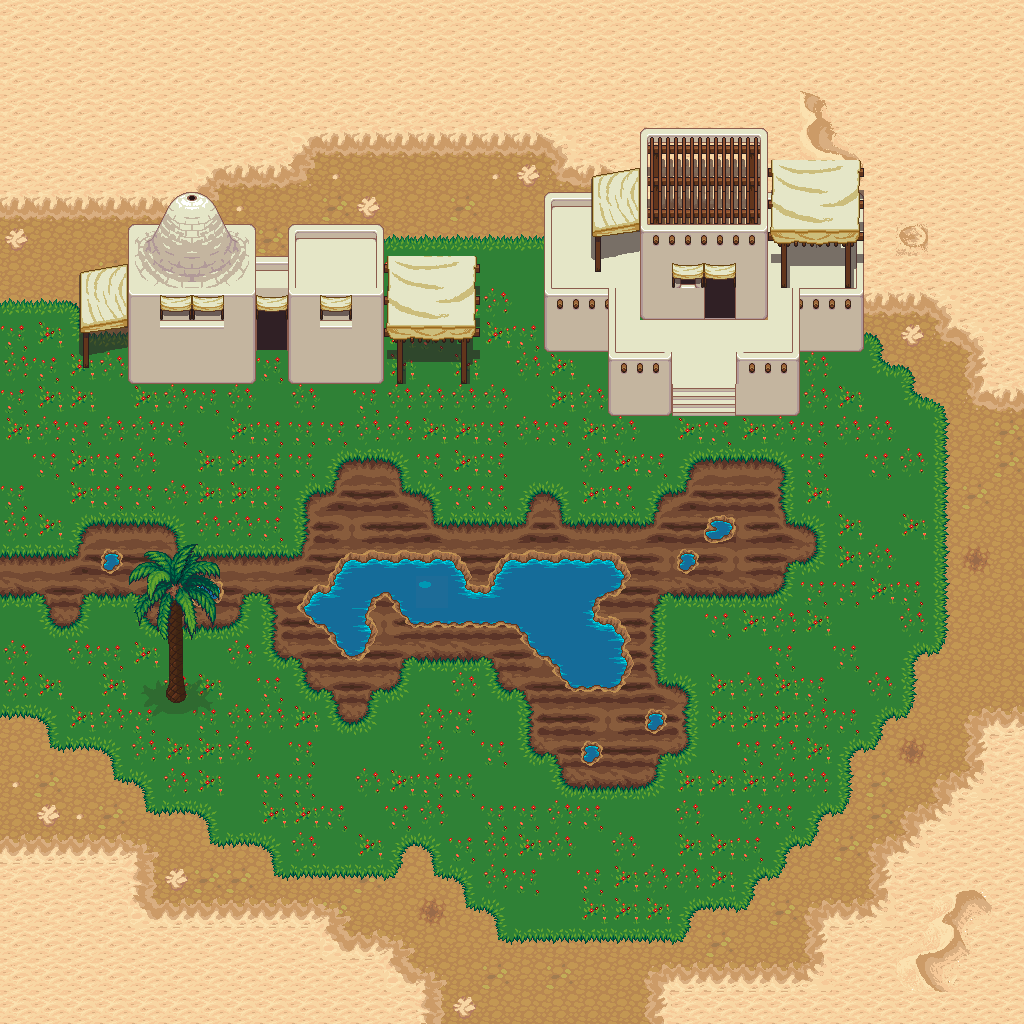

Below is a game level as drawn by its tile map, then a one-line description and the .tmx that defines it (tile-layer data replaced by summaries):
An orthogonal 32x32 tile map with 32x32 px tiles, 8 tile layers (Base, Borders, Base (dy), Borders (dry), ...), 4 tilesets and 5 objects (spawn).

<map version="1.2" tiledversion="1.2.1" orientation="orthogonal" renderorder="right-down" width="32" height="32" tilewidth="32" tileheight="32" infinite="0" nextlayerid="12" nextobjectid="7">
 <tileset firstgid="1" source="../assets/lpc_tile_atlas/lpc_tile_atlas.tsx" />
 <tileset firstgid="1025" source="../assets/lpc-beach-desert/lpc-beach-desert.tsx" />
 <tileset firstgid="2049" source="sand.tsx" />
 <tileset firstgid="2157" source="../assets/adobe-2.tsx" />
 <layer id="1" name="Base" width="32" height="32">
  <data>[1024 cells, 1024 non-empty, 23 distinct tile ids]</data>
 </layer>
 <layer id="2" name="Borders" width="32" height="32">
  <data>[1024 cells, 213 non-empty, 47 distinct tile ids]</data>
 </layer>
 <layer id="4" name="Base (dy)" width="32" height="32">
  <data>[1024 cells, 147 non-empty, 15 distinct tile ids]</data>
 </layer>
 <layer id="3" name="Borders (dry)" width="32" height="32">
  <data>[1024 cells, 42 non-empty, 13 distinct tile ids]</data>
 </layer>
 <layer id="10" name="before" width="32" height="32">
  <data>[1024 cells, 65 non-empty, 31 distinct tile ids]</data>
 </layer>
 <layer id="11" name="before2" width="32" height="32">
  <data>[1024 cells, 3 non-empty, 2 distinct tile ids]</data>
 </layer>
 <objectgroup id="9" name="units">
  <object id="4" name="player" type="spawn" x="468" y="485.333" />
 </objectgroup>
 <layer id="6" name="after" width="32" height="32">
  <data>[1024 cells, 72 non-empty, 43 distinct tile ids]</data>
 </layer>
 <layer id="7" name="after2" width="32" height="32">
  <data>[1024 cells, 40 non-empty, 29 distinct tile ids]</data>
 </layer>
 <objectgroup color="#ff0000" id="8" name="Obstacles" visible="0">
  <properties>
   <property name="collidable" type="bool" value="true" />
  </properties>
  <object id="1" x="670.667" y="323.333">
   <polygon points="0,0 -0.666667,90.6667 -61.3333,90.6667 -62,28.6667 -125.333,27.3333 -124.667,-129.333 194,-130 193.333,28 129.333,28 128.667,92 64.6667,92.6667 65.3333,-2.66667" />
  </object>
  <object id="2" x="381.333" y="383.333">
   <properties>
    <property name="collidable" type="bool" value="true" />
   </properties>
   <polygon points="0,0 -252.667,-2.66667 -300,-17.3333 -301.333,-110 97.3333,-110.667 96.6667,-1.33333" />
  </object>
  <object id="3" x="299.5" y="609.5">
   <properties>
    <property name="collidable" type="bool" value="true" />
   </properties>
   <polygon points="0,0 45,-54 159.5,-55 177.5,-27 207.5,-57 316.5,-56.5 334,-31.5 318,-13.5 318,11.5 332.5,31 335,57 318.5,83 272,83.5 212.5,18 113.5,19.5 90,-6.5 69.5,5.5 79.5,23 62.5,50 44.5,48" />
  </object>
  <object id="6" x="160" y="673.333" width="30.6667" height="30" />
 </objectgroup>
</map>
